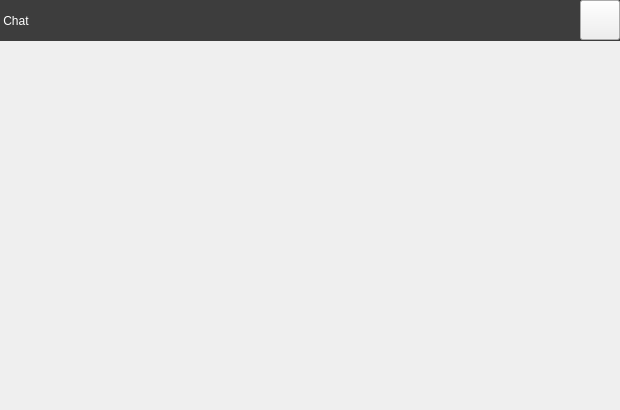
<?xml version="1.0" encoding="UTF-8"?>
<ui version="4.0">
 <class>MainWindow</class>
 <widget class="QMainWindow" name="MainWindow">
  <property name="geometry">
   <rect>
    <x>0</x>
    <y>0</y>
    <width>620</width>
    <height>410</height>
   </rect>
  </property>
  <property name="minimumSize">
   <size>
    <width>620</width>
    <height>410</height>
   </size>
  </property>
  <property name="maximumSize">
   <size>
    <width>620</width>
    <height>410</height>
   </size>
  </property>
  <property name="windowTitle">
   <string>MainWindow</string>
  </property>
  <widget class="QWidget" name="centralWidget">
   <widget class="QLabel" name="label">
    <property name="geometry">
     <rect>
      <x>0</x>
      <y>0</y>
      <width>621</width>
      <height>41</height>
     </rect>
    </property>
    <property name="minimumSize">
     <size>
      <width>562</width>
      <height>0</height>
     </size>
    </property>
    <property name="maximumSize">
     <size>
      <width>16777215</width>
      <height>16777215</height>
     </size>
    </property>
    <property name="styleSheet">
     <string notr="true">background-color: rgb(61, 61, 61);
color: rgb(255, 255, 255);</string>
    </property>
    <property name="text">
     <string> Chat</string>
    </property>
   </widget>
   <widget class="QPushButton" name="pushButton">
    <property name="geometry">
     <rect>
      <x>580</x>
      <y>0</y>
      <width>40</width>
      <height>40</height>
     </rect>
    </property>
    <property name="minimumSize">
     <size>
      <width>40</width>
      <height>40</height>
     </size>
    </property>
    <property name="maximumSize">
     <size>
      <width>35</width>
      <height>40</height>
     </size>
    </property>
    <property name="styleSheet">
     <string notr="true">font: 75 24pt &quot;MS Shell Dlg 2&quot;;</string>
    </property>
    <property name="text">
     <string/>
    </property>
   </widget>
  </widget>
  <action name="actionNew_connect">
   <property name="text">
    <string>New connect...</string>
   </property>
  </action>
  <action name="actionExit">
   <property name="text">
    <string>Exit</string>
   </property>
  </action>
 </widget>
 <layoutdefault spacing="6" margin="11"/>
 <resources/>
 <connections/>
</ui>
